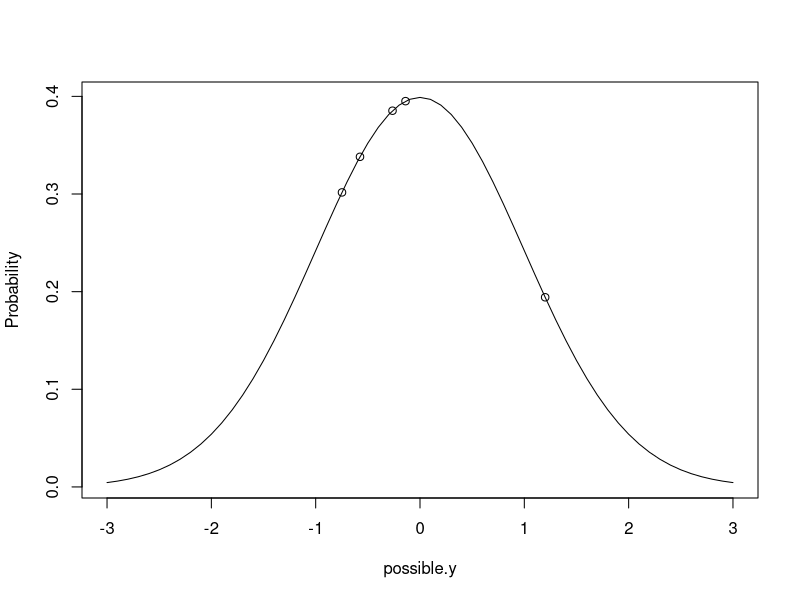

Here is the R script that generated this plot:
#MCMCglmm Course Notes 

library(MCMCpack)

#Ndata <- data.frame(y = rnorm(5, mean = 0, sd =sqrt(1)))
Ndata <- data.frame(y = c(-0.1388900,  1.1998129, -0.7477224, -0.5752482, -0.2635815))
Ndata$y

possible.y <- seq(-3,3,0.1) #possible values of y
Probability <- dnorm(possible.y, mean=0, sd=sqrt(1)) # density of possible values
plot(Probability~possible.y, type="l")


Probability.y<-  dnorm(Ndata$y, mean=0, sd=sqrt(1)) # density of actual values
points(Probability.y~Ndata$y)

prod(dnorm(Ndata$y, mean = 0, sd = sqrt(1))) # The likelihood of these data conditioning on u=0 and s=1 is proportional to product of the densities # same as prod(Probabiility.y)
  prod(Probability.y)

  
prod(dnorm(Ndata$y, mean = 0.5, sd = sqrt(0.5))) # How probable would data be with mu=0 and var=0.5?

# Maximum Likelihood Estimator
loglik <- function(par, y) {
  sum(dnorm(y, par[1], sqrt(par[2]), log = TRUE))
}

(MLest <- optim(c(mean = 0, var = 1), fn = loglik,
            y = Ndata$y, control = list(fnscale = -1,
            reltol = 1e-16))$par)
#Var est will be downwardly biased

          
m1a.1 <- glm(y ~ 1, data = Ndata)
summary(m1a.1) # Estimate of Var is Dispersion Parameter. It's same as MLest (but need to multiply by factor of n/(n-1)). Because it's the appropriate penalty for MLest after calculating the var using the observed, estimated mean)

MLest["var"] * (5/4)

# REML

# 1.2 Prior Distribution

logprior <- function(par, priorR, priorB){
  dnorm(par[1], mean = priorB$mu, sd = sqrt(priorB$V), log = TRUE)
} #density of the parameter, given a particular 


prior <- list(R = list(V = 1, nu = 0.002), B = list(mu = 0, V = 1e+08)) # nu is "degree of belief"
 # R is for estimating the variance, B is estimating for the mean
prior
# 1.3 Posterior Distribution

logprior <- function(par, priorR, priorB) {
  dnorm(par[1], mean = priorB$mu, sd = sqrt(priorB$V),
        log = TRUE) + log(dinvgamma(par[2], shape = priorR$nu/2,
                                    scale = (priorR$nu * priorR$V)/2))                        
}


loglikprior <- function(par, y, priorR, priorB) {
  loglik(par, y)
  logprior(par, priorR, priorB)
  }

Best <- optim(c(mean = 0, var = 1), fn = loglikprior,
              y = Ndata$y, priorR = prior$R, priorB = prior$B,
              method = "L-BFGS-B", lower = c(-1e+05, 1e-05),
              upper = c(1e+05, 1e+05), control = list(fnscale = -1,
              factr = 1e-16))$par
Best
